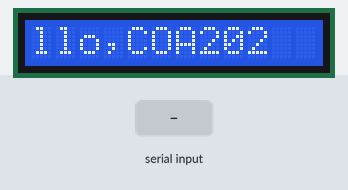
A sketch run on a simulated Arduino Uno, built with avr-gcc and run on an emulated ATmega328P. Shown: 12×1 character LCD. The test bench sets the inputs (shaded band). What the sketch prints to the serial monitor is not drawn.

Above: at 1.1 s.
At 6.5 s:
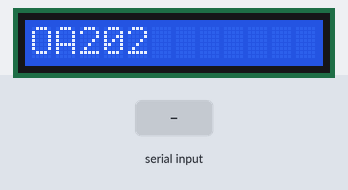
6.6 s: "1" received over Serial
At 12.0 s:
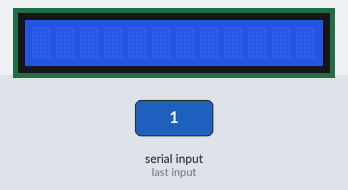
12.1 s: "0" received over Serial
At 13.7 s:
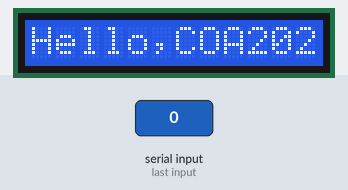
Timing chart, 0 to 15.2 s (numbered marks = the images above; inputs shaded):
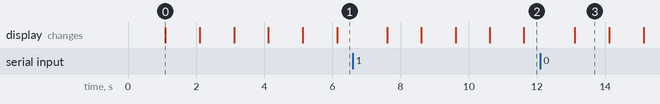

Measured:
- what the display in image 0 shows lasts 1.0 s, from 1.1 s to 2.1 s

The sketch:

prog_01.ino
```cpp
#include <Wire.h>
#include <Adafruit_RGBLCDShield.h>
#include <utility/Adafruit_MCP23017.h>

Adafruit_RGBLCDShield lcd = Adafruit_RGBLCDShield();
int x;
String text;

String input;

void setup() {
  Serial.begin(9600);
  x = 0;
  text = "Hello,COA202";
  input = "";
  lcd.begin(text.length(), 1);
  lcd.setCursor(0, 0);
}

void loop() {
  // put your main code here, to run repeatedly:
  lcd.clear();
  x += 1;
  if (x > text.length()) {
    x = 0;
  }
  lcd.print(text.substring(x));
  Serial.println(text.substring(x));

  input = String(Serial.readString());
  input = input.substring(0, input.length() - 1);
  if (input != "") {
    text = input;
  }

//  delay(5);
}
```
